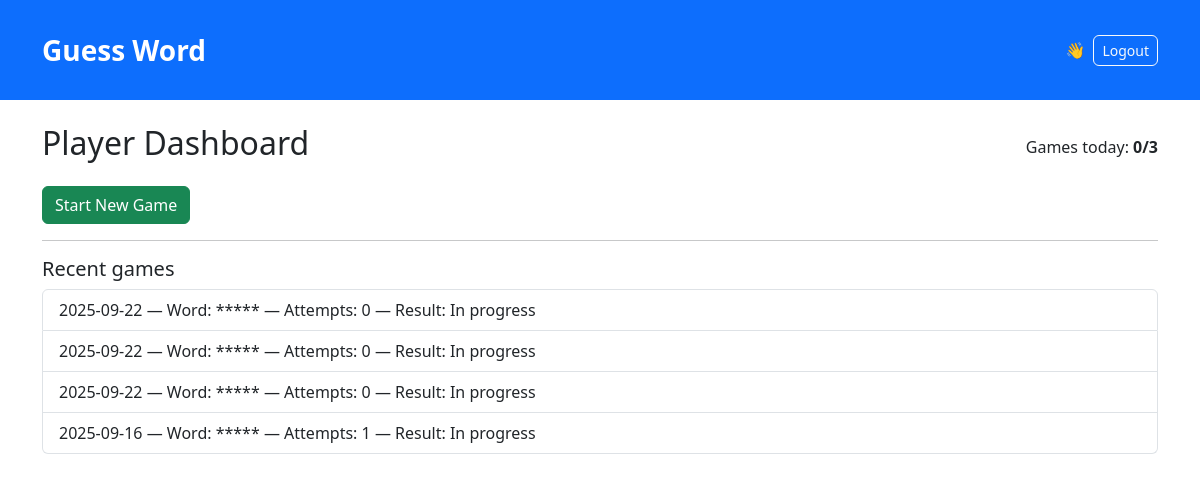
/player (signed in), run on an earlier commit of the app's database.
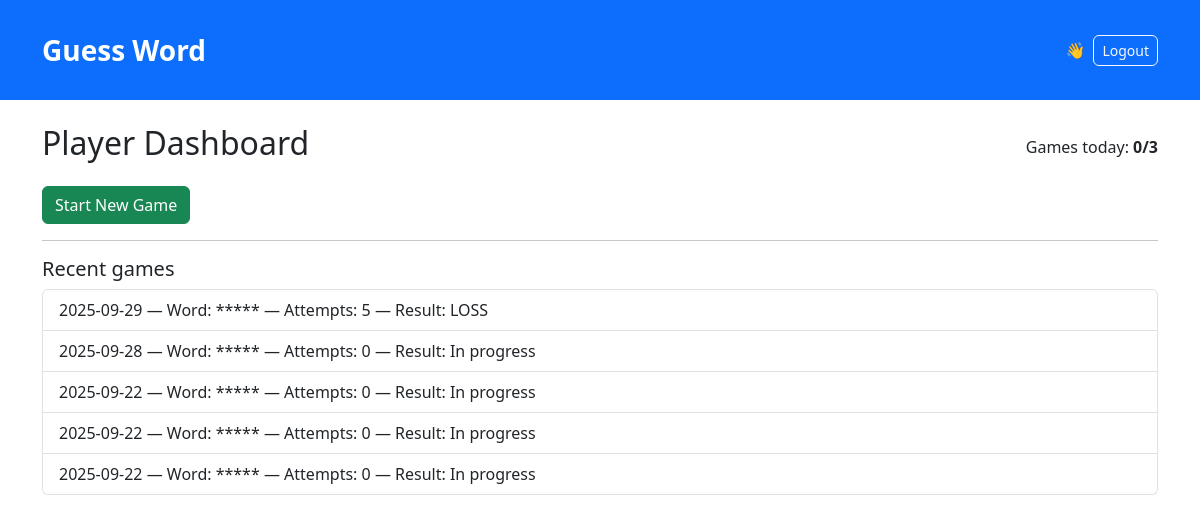
And on a later commit of the database.
### models.py (models this page shows)
class Game(db.Model):
    id = db.Column(db.Integer, primary_key=True)
    user_id = db.Column(db.Integer, db.ForeignKey("user.id"))
    chosen_word = db.Column(db.String(5))
    date = db.Column(db.Date)
    status = db.Column(db.String(10))  # WIN, LOSS, None
    attempts = db.Column(db.Integer, default=0)

### app.py (the view)
@app.route("/player")
@login_required
def player_dashboard():
    if current_user.is_admin():
        return redirect(url_for("admin_dashboard"))
    today = date.today()
    games_today = Game.query.filter_by(user_id=current_user.id, date=today).count()
    recent_games = Game.query.filter_by(user_id=current_user.id).order_by(Game.date.desc()).limit(5).all()
    return render_template("player_dashboard.html", games_today=games_today, recent_games=recent_games)

### app.py (called while the page is built)
@login_manager.user_loader
def load_user(user_id):
    try:
        return User.query.get(int(user_id))
    except Exception:
        return None

@app.context_processor
def inject_now():
    return {"current_year": datetime.utcnow().year}

### models.py (called while the page is built)
    def is_admin(self) -> bool:
        return self.role.upper() in ["ADMIN", "HEAD_ADMIN"]

### templates/player_dashboard.html (shortened to what this page needs)
{% extends "base.html" %}
{% block content %}
  <div class="d-flex justify-content-between align-items-center">
    <h2>Player Dashboard</h2>
    <div>Games today: <strong>{{ games_today }}/3</strong></div>
  </div>
  <div class="mt-3">
    <form action="{{ url_for('start_game') }}" method="post">
      <button class="btn btn-success" {% if games_today >= 3 %}disabled{% endif %}>Start New Game</button>
    </form>
  </div>
  <hr>
  <h5>Recent games</h5>
  {% if recent_games %}
    <ul class="list-group">
      {% for g in recent_games %}
        <li class="list-group-item">
          {{ g.date }} — Word: {{ '*'*5 }} — Attempts: {{ g.attempts }} — Result: {{ g.status or 'In progress' }}
        </li>
      {% endfor %}
    </ul>
  {% else %}
    <p class="text-muted">No recent games.</p>
  {% endif %}
{% endblock %}

### templates/base.html (shortened to what this page needs)
<!doctype html>
<html lang="en">
<head>
    <link href="https://cdn.jsdelivr.net/npm/bootstrap@5.3.0/dist/css/bootstrap.min.css" rel="stylesheet">
    <link rel="stylesheet" href="{{ url_for('static', filename='css/style.css') }}">
</head>
<body>
    <nav class="navbar navbar-expand-lg navbar-dark bg-primary py-4">
      <div class="container">
        <a class="navbar-brand fw-bold" href="{{ url_for('home') }}" style="font-size: 1.75rem;">Guess Word</a>
        <div class="collapse navbar-collapse" id="navbarNav">
          <ul class="navbar-nav ms-auto">
            {% if current_user.is_authenticated %}
              <li class="nav-item d-flex align-items-center me-2 text-white">
                👋 {{ current_user.full_name }}
              </li>
              <li class="nav-item">
                <form method="post" action="{{ url_for('logout') }}" class="d-inline">
                  <button class="btn btn-outline-light btn-sm">Logout</button>
                </form>
              </li>
              {% endif %}
          </ul>
        </div>
      </div>
    </nav>
    <main class="container my-4">
      {% block content %}{% endblock %}
    </main>
</body>
</html>

### static/style.css (style rules this page uses)
body { font-family: system-ui, -apple-system, "Segoe UI", Roboto, "Helvetica Neue", Arial; }
.btn { border-radius: 6px; }

What changed in the data, as far as the page shows it:
no longer on this page (row unchanged): Game: date "2025-09-16", value "*****", attempts "1", status "In progress"
added Game: date "2025-09-29", value "*****", attempts "5", status "LOSS"
added Game: date "2025-09-28", value "*****", attempts "0", status "In progress"
